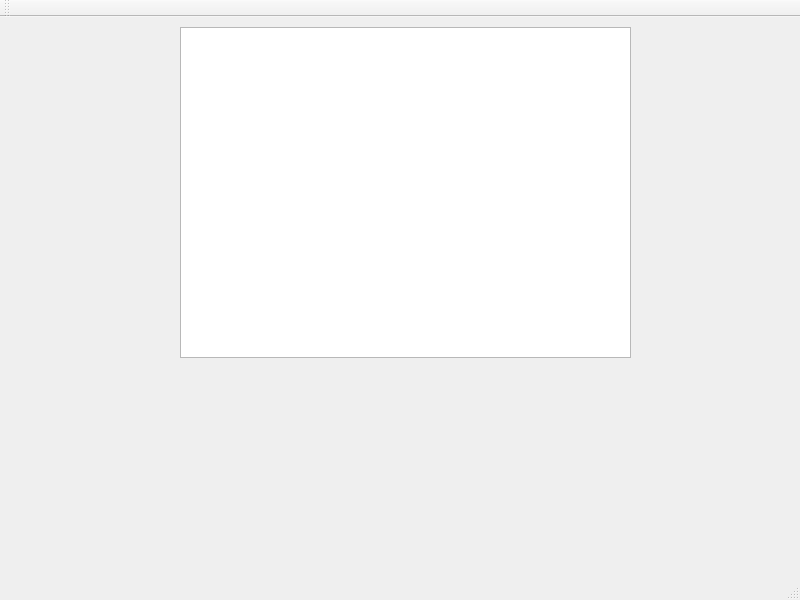
<?xml version="1.0" encoding="UTF-8"?>
<ui version="4.0">
 <class>MainWindow</class>
 <widget class="QMainWindow" name="MainWindow">
  <property name="geometry">
   <rect>
    <x>0</x>
    <y>0</y>
    <width>800</width>
    <height>600</height>
   </rect>
  </property>
  <property name="windowTitle">
   <string>MainWindow</string>
  </property>
  <widget class="QWidget" name="centralWidget">
   <widget class="QLabel" name="label">
    <property name="geometry">
     <rect>
      <x>240</x>
      <y>390</y>
      <width>281</width>
      <height>31</height>
     </rect>
    </property>
    <property name="styleSheet">
     <string notr="true"/>
    </property>
    <property name="text">
     <string/>
    </property>
    <property name="alignment">
     <set>Qt::AlignCenter</set>
    </property>
   </widget>
   <widget class="QPlainTextEdit" name="TextEdit">
    <property name="geometry">
     <rect>
      <x>180</x>
      <y>10</y>
      <width>451</width>
      <height>331</height>
     </rect>
    </property>
   </widget>
  </widget>
  <widget class="QMenuBar" name="menuBar">
   <property name="geometry">
    <rect>
     <x>0</x>
     <y>0</y>
     <width>800</width>
     <height>23</height>
    </rect>
   </property>
  </widget>
  <widget class="QToolBar" name="mainToolBar">
   <attribute name="toolBarArea">
    <enum>TopToolBarArea</enum>
   </attribute>
   <attribute name="toolBarBreak">
    <bool>false</bool>
   </attribute>
  </widget>
  <widget class="QStatusBar" name="statusBar"/>
 </widget>
 <layoutdefault spacing="6" margin="11"/>
 <resources/>
 <connections/>
</ui>
